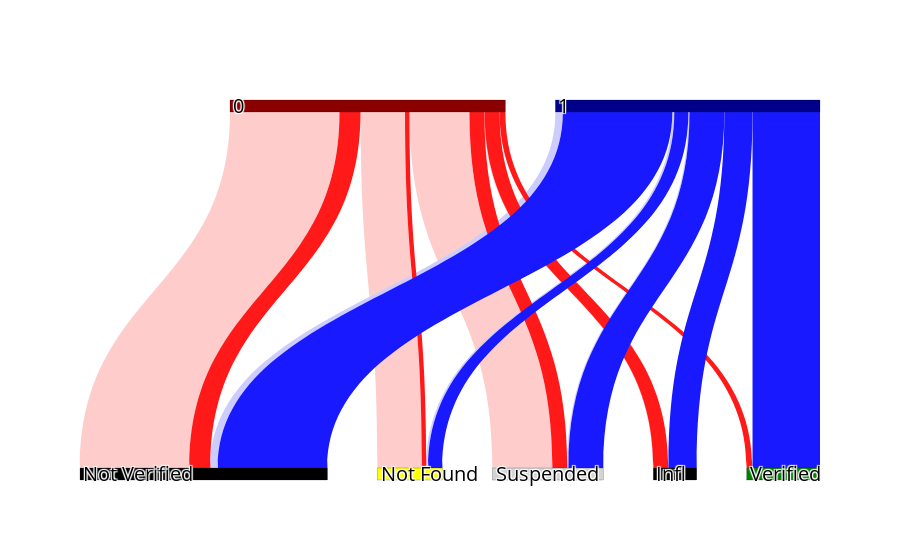

Here is the notebook cell this chart was saved with:
### Code cell
import plotly.graph_objects as go
import kaleido
fig = go.Figure(data=[go.Sankey(
        orientation = "v",
    arrangement = "snap",
    node = dict(
      pad = 50,
      thickness = 12,
      line = dict(color = "black", width = 0.2),
      label = ["0","1", 'Suspended','Not Found', 'Not Verified', 'Verified','Infl'],
      color = ["darkred","darkblue",'lightgray','yellow','Black','green']
    ),
    link = dict(
      source = sources, # indices correspond to labels, eg A1, A2, A1, B1, ...
      target = targets,
      value = values,
      color =  colors
  ))])

#fig.update_layout(title_text="Basic Sankey Diagram", font_size=10)
fig.update_layout(
    title_text="",
    font=dict(size=20,color='black'),
    #width=800,
    #height=800,
)

#fig.update_layout(title_text="Basic Sankey Diagram", font_size=10)
fig.write_image('Figures/Fig12b.svg')#, engine="kaleido")
fig.show()

### Figure 1 — Plotly figure (JSON) as saved in the notebook; plotly's stock layout.template omitted (floating-point values rounded to 4 significant figures)
{"data": [{"arrangement": "snap", "link": {"color": ["rgb(255, 204, 204, 255)", "rgb(255, 204, 204, 255)", "rgb(255, 204, 204, 255)", "rgb(255, 204, 204, 255)", "rgb(255, 204, 204, 255)", "rgb(204, 204, 255, 255)", "rgb(204, 204, 255, 255)", "rgb(204, 204, 255, 255)", "rgb(204, 204, 255, 255)", "rgb(204, 204, 255, 255)", "rgb(255, 25, 25, 255)", "rgb(255, 25, 25, 255)", "rgb(255, 25, 25, 255)", "rgb(255, 25, 25, 255)", "rgb(255, 25, 25, 255)", "rgb(25, 25, 255, 255)", "rgb(25, 25, 255, 255)", "rgb(25, 25, 255, 255)", "rgb(25, 25, 255, 255)", "rgb(25, 25, 255, 255)"], "source": [0, 0, 0, 0, 0, 1, 1, 1, 1, 1, 0, 0, 0, 0, 0, 1, 1, 1, 1, 1], "target": [2, 3, 4, 5, 6, 2, 3, 4, 5, 6, 2, 3, 4, 5, 6, 2, 3, 4, 5, 6], "value": [21.7, 16.1, 39.6, 0, 0.1, 0.4, 0.7, 2.7, 0, 0, 5.4, 1.6, 7.6, 2.1, 5.4, 12.6, 5.1, 39.6, 24.4, 10.2]}, "node": {"color": ["darkred", "darkblue", "lightgray", "yellow", "Black", "green"], "label": ["0", "1", "Suspended", "Not Found", "Not Verified", "Verified", "Infl"], "line": {"color": "black", "width": 0.2}, "pad": 50, "thickness": 12}, "orientation": "v", "type": "sankey"}], "layout": {"font": {"color": "black", "size": 20}, "title": {"text": ""}}}
